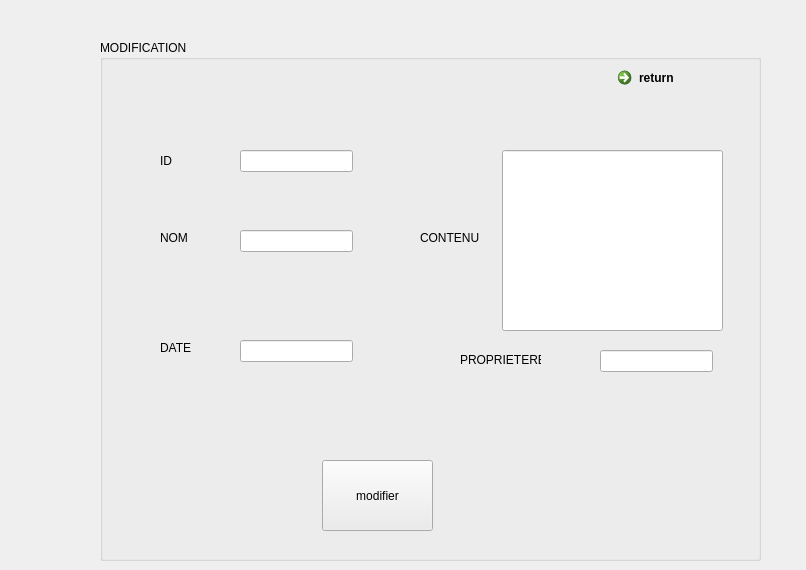
      <widget class="QWidget" name="page_20">
       <widget class="QLabel" name="label_72">
        <property name="geometry">
         <rect>
          <x>160</x>
          <y>230</y>
          <width>55</width>
          <height>16</height>
         </rect>
        </property>
        <property name="text">
         <string>NOM</string>
        </property>
       </widget>
       <widget class="QLabel" name="label_73">
        <property name="geometry">
         <rect>
          <x>160</x>
          <y>340</y>
          <width>55</width>
          <height>16</height>
         </rect>
        </property>
        <property name="text">
         <string>DATE </string>
        </property>
       </widget>
       <widget class="QLineEdit" name="lineEdit">
        <property name="geometry">
         <rect>
          <x>240</x>
          <y>150</y>
          <width>113</width>
          <height>22</height>
         </rect>
        </property>
       </widget>
       <widget class="QLineEdit" name="lineEdit_5">
        <property name="geometry">
         <rect>
          <x>240</x>
          <y>230</y>
          <width>113</width>
          <height>22</height>
         </rect>
        </property>
       </widget>
       <widget class="QLineEdit" name="lineEdit_6">
        <property name="geometry">
         <rect>
          <x>240</x>
          <y>340</y>
          <width>113</width>
          <height>22</height>
         </rect>
        </property>
       </widget>
       <widget class="QLineEdit" name="lineEdit_7">
        <property name="geometry">
         <rect>
          <x>502</x>
          <y>150</y>
          <width>221</width>
          <height>181</height>
         </rect>
        </property>
       </widget>
       <widget class="QPushButton" name="pushButton_38">
        <property name="geometry">
         <rect>
          <x>322</x>
          <y>460</y>
          <width>111</width>
          <height>71</height>
         </rect>
        </property>
        <property name="text">
         <string>modifier</string>
        </property>
       </widget>
       <widget class="QCommandLinkButton" name="commandLinkButton_4">
        <property name="geometry">
         <rect>
          <x>610</x>
          <y>60</y>
          <width>187</width>
          <height>41</height>
         </rect>
        </property>
        <property name="text">
         <string>return</string>
        </property>
       </widget>
       <widget class="QGroupBox" name="groupBox_14">
        <property name="geometry">
         <rect>
          <x>100</x>
          <y>40</y>
          <width>661</width>
          <height>521</height>
         </rect>
        </property>
        <property name="title">
         <string>MODIFICATION</string>
        </property>
        <widget class="QLineEdit" name="lineEdit_8">
         <property name="geometry">
          <rect>
           <x>500</x>
           <y>310</y>
           <width>113</width>
           <height>22</height>
          </rect>
         </property>
        </widget>
        <widget class="QLabel" name="label_74">
         <property name="geometry">
          <rect>
           <x>360</x>
           <y>310</y>
           <width>81</width>
           <height>20</height>
          </rect>
         </property>
         <property name="text">
          <string>PROPRIETERE</string>
         </property>
        </widget>
        <widget class="QLabel" name="label_75">
         <property name="geometry">
          <rect>
           <x>320</x>
           <y>190</y>
           <width>71</width>
           <height>16</height>
          </rect>
         </property>
         <property name="text">
          <string>CONTENU</string>
         </property>
        </widget>
        <widget class="QLabel" name="label_76">
         <property name="geometry">
          <rect>
           <x>60</x>
           <y>110</y>
           <width>55</width>
           <height>21</height>
          </rect>
         </property>
         <property name="styleSheet">
          <string notr="true"/>
         </property>
         <property name="text">
          <string>ID</string>
         </property>
        </widget>
       </widget>
       <zorder>label_72</zorder>
       <zorder>label_73</zorder>
       <zorder>pushButton_38</zorder>
       <zorder>groupBox_14</zorder>
       <zorder>lineEdit</zorder>
       <zorder>lineEdit_5</zorder>
       <zorder>lineEdit_6</zorder>
       <zorder>lineEdit_7</zorder>
       <zorder>commandLinkButton_4</zorder>
      </widget>
